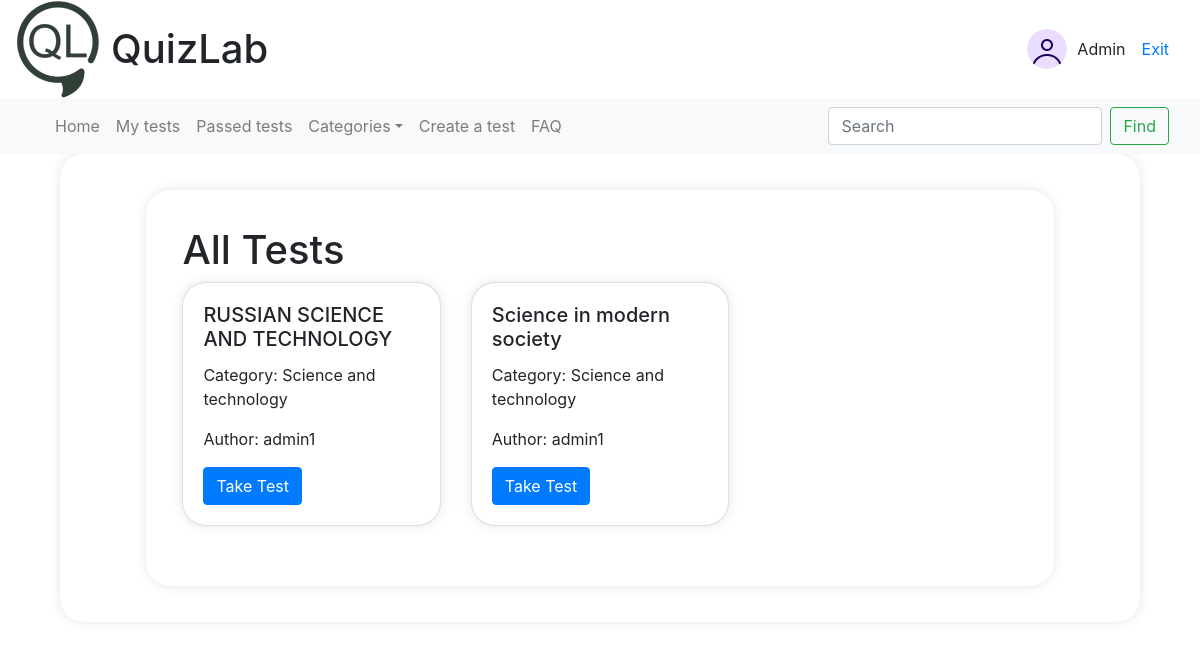
Screenshot of /category/2/ (signed in) with the database file from the repository.
### test/models.py (models this page shows, shortened)
class Test(models.Model):
    name = models.CharField(max_length=100)
    time_for_pass = models.IntegerField()
    author = models.ForeignKey(User, on_delete=models.CASCADE)
    category = models.ForeignKey(Category, on_delete=models.CASCADE)
    class Meta:
        verbose_name = 'Тест'
        verbose_name_plural = 'Тесты'

class Category(models.Model):
    name = models.CharField(max_length=100)
    def __str__(self):
        return self.name

### test/views.py (the view)
# urls.py: path('category/<int:id>/', views.categories_views, name='category'),
def categories_views(request, id):
    categories = Category.objects.all()
    tests = Test.objects.filter(category_id=id)
    authors_ids = tests.values_list('author_id', flat=True)
    users = User.objects.filter(id__in=authors_ids)
    return render(request, 'test/main_page.html', {'tests': tests, 'categories': categories, "users": users})

### test/templates/test/main_page.html (shortened to what this page needs)
{% extends 'test/base.html' %}
{% block content %}
<div class="container">
    <h1>All Tests</h1>
    <div class="row">
        {% for test in tests %}
        <div class="col-md-4 mb-4">
            <div class="card">
                <div class="card-body">
                    <h5 class="card-title">{{ test.name }}</h5>
                    <p class="card-text">Category: {{ test.category }}</p>
                    <p class="card-text">
                        Author:
                        {% for user in users %}
                            {% if user.id == test.author_id %}
                                {{ user.username }}
                            {% endif %}
                        {% endfor %}
                    </p>
                    <a href="{% url 'passing_the_test' test.id %}" class="btn btn-primary">Take Test</a>
                </div>
            </div>
        </div>
        {% endfor %}
    </div>
</div>
{% endblock %}

### test/templates/test/base.html (shortened to what this page needs)
{% load static %}
<html lang="en">
<head>
    <link rel="stylesheet" href="//maxcdn.bootstrapcdn.com/bootstrap/4.3.1/css/bootstrap.min.css">
    <link rel="stylesheet" href="//maxcdn.bootstrapcdn.com/bootstrap/4.3.1/css/bootstrap-theme.min.css">
</head>
<body>
    <header class="header container-fluid">
        <div class="row align-items-center">
            <div class="col-8 col-md-6 d-flex align-items-center">
                <img src="{% static 'test/img/Logo.png' %}" alt="Иконка сайта" class="site-icon">
                <h1 class="site-title"><a href="/">QuizLab</a></h1>
            </div>
            {% if user.is_authenticated %}
            <div class="col-4 col-md-6 d-flex justify-content-end align-items-center">
                <div class="user-card d-flex align-items-center">
                    <img src="{% static 'test/img/avatar.png' %}" alt="Profile photo" class="profile-photo">
                    <span>{{ user.username }}</span>
                    <a class="nav-link" href="/account/logout/">Exit</a>
                </div>
            </div>
        </div>
    </header>
    <nav id="navbar-example2" class="navbar navbar-expand-lg navbar-light bg-light container-fluid">
        <div class="container-fluid">
            <div class="navbar-collapse">
                <ul class="navbar-nav mr-auto">
                    <li class="nav-item">
                        <a class="nav-link" href="/">Home</a>
                    </li>
                    <li class="nav-item">
                        <a class="nav-link" href="{% url 'my_tests' %}">My tests</a>
                    </li>
                    <li class="nav-item">
                        <a class="nav-link" href="/test/passed_tests">Passed tests</a>
                    </li>
                    <li class="nav-item dropdown">
                        <a class="nav-link dropdown-toggle" href="#">Categories</a>
                    </li>
                    <li class="nav-item">
                        <a class="nav-link" href="{% url 'create_test' %}">Сreate a test</a>
                    </li>
                    <li class="nav-item">
                        <a class="nav-link" href="{% url 'FAQ' %}">FAQ</a>
                    </li>
                </ul>
                <form class="form-inline my-2 my-lg-0" action="{% url 'search_tests' %}" method="get">
                    <input class="form-control mr-sm-2" type="text" name="q" placeholder="Search" aria-label="Search">
                    <button class="btn btn-outline-success my-2 my-sm-0" type="submit">Find</button>
                </form>
            </div>
        </div>
    </nav>
{% endif %}
    <div class="container">
        {% block content %}
        {% endblock %}
    </div>
</body>
</html>

### rows the page displays
Test: name "RUSSIAN SCIENCE AND TECHNOLOGY", category "Science and technology"
Test: name "Science in modern society", category "Science and technology"

### other values shown
{{ user.username }} "Admin"
{{ user.username }} "admin1"
